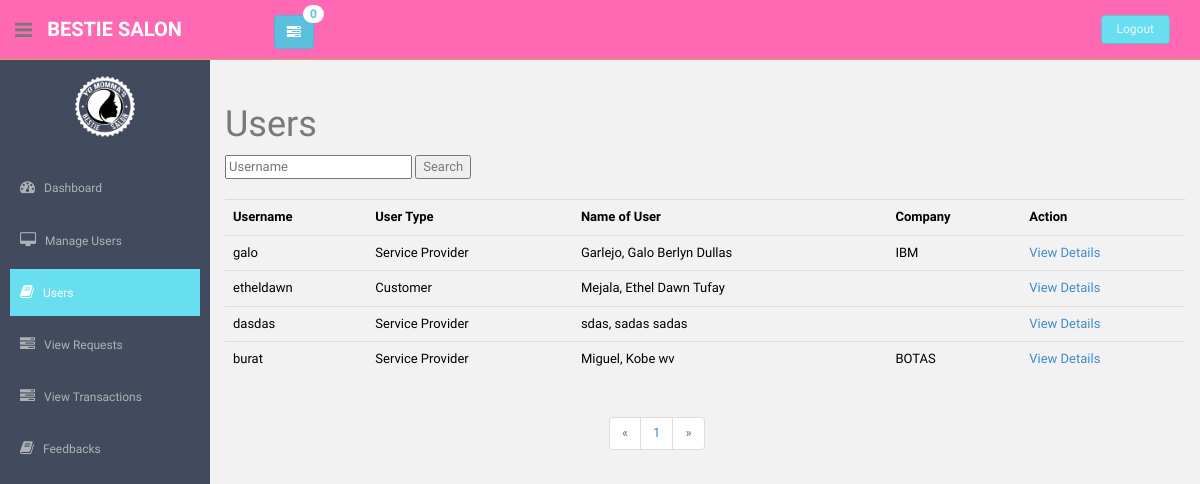
/admin/users.php (signed in), run on the app's committed database.
### tables this page shows
CREATE TABLE `user_details` (
  `idUser` int(11) NOT NULL,
  `firstName` varchar(255) NOT NULL,
  `middleName` varchar(255) DEFAULT NULL,
  `lastName` varchar(255) NOT NULL,
  `address` varchar(255) NOT NULL,
  `email` varchar(255) NOT NULL,
  `contactNumber` int(11) NOT NULL,
  `company` varchar(255) DEFAULT NULL,
  `created_at` timestamp NOT NULL DEFAULT CURRENT_TIMESTAMP ON UPDATE CURRENT_TIMESTAMP,
  `updated_at` timestamp NOT NULL DEFAULT '0000-00-00 00:00:00',
  `UserType` enum('SP','customer','admin','guest') DEFAULT NULL
);

CREATE TABLE `users` (
  `idUsers` int(11) NOT NULL,
  `UserName` varchar(255) NOT NULL,
  `Password` varchar(255) NOT NULL,
  `Status` enum('Active','Disabled','pending') NOT NULL DEFAULT 'pending'
);

### admin/users.php (the view, shortened to what this page needs)
<?php
include 'auth.php';
?>
<!DOCTYPE html>
<html lang="en">
  <head>
    <link href="../assets/css/bootstrap.css" rel="stylesheet">
    <link href="../assets/font-awesome/css/font-awesome.css" rel="stylesheet" />
    <link rel="stylesheet" type="text/css" href="../assets/css/zabuto_calendar.css">
    <link rel="stylesheet" type="text/css" href="../assets/js/gritter/css/jquery.gritter.css" />
    <link rel="stylesheet" type="text/css" href="../assets/lineicons/style.css">
    <link href="../assets/css/style.css" rel="stylesheet">
    <link href="../assets/css/style-responsive.css" rel="stylesheet">
    <link href="../css/placing.css" rel="stylesheet">
  </head>
<body>
	<section id="container" >
      <header class="header black-bg">
              <div class="sidebar-toggle-box">
                  <div class="fa fa-bars tooltips" data-placement="right" data-original-title="Toggle Navigation"></div>
              </div>
            <a href="index.html" class="logo"><b>BESTIE SALON</b></a>
            <div class="nav notify-row" id="top_menu">
               <li> <button type="button" id='userlist' class="btn btn-info" data-toggle="modal" data-target="#myModal" style='float:right;'><i class="fa fa-tasks"></i><span class="badge bg-theme">
                  <?php
                   $notifs = "SELECT * from notifications where notification_type='Admin' and read_at is null";
                   $notifs_result = mysqli_query($conn, $notifs);
                   echo mysqli_num_rows($notifs_result);
                   ?>
               </span></button></li>
            </div>
            <div class="top-menu">
            	<ul class="nav pull-right top-menu">
                    <li><a class="logout" href="../logout.php">Logout</a></li>
            	</ul>
            </div>
        </header>
      <aside>
          <div id="sidebar"  class="nav-collapse ">
              <ul class="sidebar-menu" id="nav-accordion">
              	  <p class="centered"><img src="../assets/img/white.png" class="img-circle" width="60"></p>
                  <li class="mt">
                      <a href="../dashboard.php">
                          <i class="fa fa-dashboard"></i>
                          <span>Dashboard</span>
                      </a>
                  </li>
                  <li class="sub-menu">
                      <a href="manage_users.php" >
                          <i class="fa fa-desktop"></i>
                          <span>Manage Users</span>
                      </a>
                  </li>
                  <li class="sub-menu">
                      <a class="active" href="users.php" >
                          <i class="fa fa-book"></i>
                          <span>Users</span>
                      </a>
                     <li class="sub-menu">
                      <a href="viewRequests.php" >
                          <i class="fa fa-tasks"></i>
                          <span>View Requests</span>
                      </a>
                    <li class="sub-menu">
                        <a href="transactions.php">
                            <i class="fa fa-tasks"></i>
                            <span>View Transactions</span>
                        </a>
                  <li class="sub-menu">
                      <a href="feedback_log.php" >
                          <i class="fa fa-book"></i>
                          <span>Feedbacks</span>
                      </a>
              </ul>
          </div>
      </aside>
     <section id="main-content">
          <section class="wrapper site-min-height">
          	<div class="row mt">
          		<div class="col-lg-12">
<h1> Users </h1>
<form method="POST">
	<input type="text" name="searchUser" placeholder="Username">
	<input type="submit" name="searchButton" value="Search">
</form>
<table class="table table-hover">
<?php
$limit = 5;
$current_page = 1;
$offset = ($current_page * $limit) - $limit;
$user_qry = "select idUsers, username, status, UserType, concat(firstname, ' ', middlename, ' ', lastname) as name, address, email, contactnumber, company from users inner join user_details on idUser = idUsers where usertype!='admin' and status='active';";
$paginator = "select idUsers, username, status, UserType, CONCAT(lastName,', ',firstName,' ',middleName) as name, address, email, contactnumber, company from users inner join user_details on idUser = idUsers where usertype!='admin' and status='active' LIMIT $offset, $limit;";
$paginatorQ = mysqli_query($conn, $paginator) or die(mysqli_error($conn));
$userResultQ = mysqli_query($conn, $user_qry) or die(mysqli_error($conn));
$totalrequest = mysqli_num_rows($userResultQ);
$pages = ceil($totalrequest/$limit);
	if (isset($_POST['searchButton'])) {
		$user_qry = "select idUsers, username, status, UserType, concat(firstname, ' ', middlename, ' ', lastname) as name, address, email, contactnumber, company from users inner join user_details on idUser = idUsers where usertype!='admin' and status='active' and (username like '%".$searchUser."%' or concat(firstname, ' ', middlename, ' ', lastname) like '%".$searchUser."%' or company like '%".$searchUser."%');";
		$user_result = mysqli_query($conn, $user_qry) or die(mysqli_error($conn));
		if(mysqli_num_rows($user_result) !=0){
			while($user_arr = mysqli_fetch_array($user_result)){
			echo "<tr><td>" . $user_arr['username'] . "</td>";
			if($user_arr['UserType'] == 'SP'){
				echo "<td> Service Provider </td>";
			}else if($user_arr['UserType'] == 'customer'){
				echo "<td> Customer </td>";
			}
			echo "<td>" . $user_arr['name'] . "</td>";
			echo "<td>" . $user_arr['company'] . "</td>";
	        echo "<form method='POST' action='manage_users.php'>";
	        echo "<td><a href='view_profile.php?idUsers=". $user_arr['idUsers'] . "'>View Details </a></td>";
			echo "</form>";
			}
			echo "</tr>";
		}else{
			echo "<h1> User not Found! </h1>";
		}
	}else{
		if(mysqli_num_rows($paginatorQ) != 0){
			echo "<table class='table table-hover'>";
			echo "<tr>";
			echo "<th> Username </th>";
			echo "<th> User Type </th>";
			echo "<th> Name of User </th>";
			echo "<th> Company </th>";
			echo "<th> Action </th>";
			echo "</tr>";
			while($user_arr = mysqli_fetch_array($paginatorQ)){
			echo "<tr><td>" . $user_arr['username'] . "</td>";
			if($user_arr['UserType'] == 'SP'){
				echo "<td> Service Provider </td>";
			}else if($user_arr['UserType'] == 'customer'){
				echo "<td> Customer </td>";
			}
			echo "<td>" . $user_arr['name'] . "</td>";
			echo "<td>" . $user_arr['company'] . "</td>";
	        echo "<form method='POST' action='manage_users.php'>";
	        echo "<td><a href='view_profile.php?idUsers=". $user_arr['idUsers'] . "'>View Details </a></td>";
			echo "</form>";
			}
			echo "</tr>";
		}
	}
	?>
</table>
                </div>
              </div>
        <div class="page">
              	<ul class="pagination">
				<?php
					if($current_page == 1){
						echo "<li class='disabled'><a href='javascipt:void(0)'>&laquo;</li>";
					}else{
						echo "<li><a href='users.php?page=" .($current_page - 1). "'>&laquo;</a></li>";
					}
					for($var = 1; $var <= $pages; $var++){
						echo "<li><a href='users.php?page=" .$var. "'>" .$var."</a></li>";
					}
					if($current_page == $pages){
						echo "<li class='disabled'><a href='javascipt:void(0)'>&raquo;</a></li>";
					}else{
						echo "<li><a href='users.php?page=" .($current_page + 1). "'>&raquo;</a></li>";
					}
				?>
             </ul>
          </div>
         </section>
        </section>
        </section>
</body>
</html>

### assets/css/style.css (style rules this page uses)
body { color: #797979; background: #f2f2f2; font-family: 'Ruda', sans-serif; padding: 0px !important; margin: 0px !important; font-size:13px; }
ul li { list-style: none; }
a, a:hover, a:focus { text-decoration: none; outline: none; }
#container { width: 100%; height: 100%; }
.bg-theme { background-color: #68dff0; }
.centered { text-align: center; }
.mt { margin-top: 25px; }
ul.top-menu > li > .logout { color: #f2f2f2; font-size: 12px; border-radius: 4px; -webkit-border-radius: 4px; border: 1px solid #64c3c2 !important; padding: 5px 15px; margin-right: 15px; background: #68dff0; margin-top: 15px; }
#sidebar { width: 210px; height: 100%; position: fixed; background: #424a5d; }
#sidebar ul li { position: relative; }
ul.sidebar-menu , ul.sidebar-menu li ul.sub { margin: -2px 0 0; padding: 0; }
ul.sidebar-menu { margin-top: 75px; }
ul.sidebar-menu li { margin-bottom: 5px; margin-left:10px; margin-right:10px; }
ul.sidebar-menu li.sub-menu { line-height: 15px; }
ul.sidebar-menu li a span { display: inline-block; }
ul.sidebar-menu li a { color: #aeb2b7; text-decoration: none; display: block; padding: 15px 0 15px 10px; font-size: 12px; outline: none; -webkit-transition: all 0.3s ease; -moz-transition: all 0.3s ease; -o-transition: all 0.3s ease; -ms-transition: all 0.3s ease; transition: all 0.3s ease; }
ul.sidebar-menu li a.active, ul.sidebar-menu li a:hover, ul.sidebar-menu li a:focus { background: #68dff0; color: #fff; display: block; -webkit-transition: all 0.3s ease; -moz-transition: all 0.3s ease; -o-transition: all 0.3s ease; -ms-transition: all 0.3s ease; transition: all 0.3s ease; }
ul.sidebar-menu li a i { font-size: 15px; padding-right: 6px; }
ul.sidebar-menu li a.active i { color: #fff; }
#main-content { margin-left: 210px; }
.header, .footer { min-height: 60px; padding: 0 15px; }
.header { position: fixed; left: 0; right: 0; z-index: 1002; }
.black-bg { background: #ffd777; border-bottom: 1px solid #c9aa5f; }
.wrapper { display: inline-block; margin-top: 60px; padding-left: 15px; padding-right: 15px; padding-bottom: 15px; padding-top: 0px; width: 100%; }
a.logo { font-size: 20px; color: #ffffff; float: left; margin-top: 15px; text-transform: uppercase; }
a.logo b { font-weight: 900; }
#top_menu .nav > li, ul.top-menu > li { float: left; }
.notify-row { float: left; margin-top: 15px; margin-left: 92px; }
ul.top-menu > li > a { color: #666666; font-size: 16px; border-radius: 4px; -webkit-border-radius: 4px; border:1px solid #666666 !important; padding: 2px 6px; margin-right: 15px; }
.notify-row .badge { position: absolute; right: -10px; top: -10px; z-index: 100; }
.sidebar-toggle-box { float: left; padding-right: 15px; margin-top: 20px; }
.sidebar-toggle-box .fa-bars { cursor: pointer; display: inline-block; font-size: 20px; }
.site-min-height { min-height: 900px; }

### css/placing.css (style rules this page uses)
.btn, .btn-primary { margin-left: 35%; }
.header, .black-bg { background-color: hotpink; }
table { color:black; }
.page { margin-left:40%; }
button { width=100%; }
div p { color:black; line-height: 1.5em; font-size: 15px; }

### data on the page
user_details: idUser.UserName "galo", UserType "Service Provider", name "Garlejo, Galo Berlyn Dullas", company "IBM"
user_details: idUser.UserName "etheldawn", UserType "Customer", name "Mejala, Ethel Dawn Tufay"
user_details: idUser.UserName "dasdas", UserType "Service Provider", name "sdas, sadas sadas"
user_details: idUser.UserName "burat", UserType "Service Provider", name "Miguel, Kobe wv", company "BOTAS"

### other printed values
mysqli_num_rows($notifs_result) "0"
